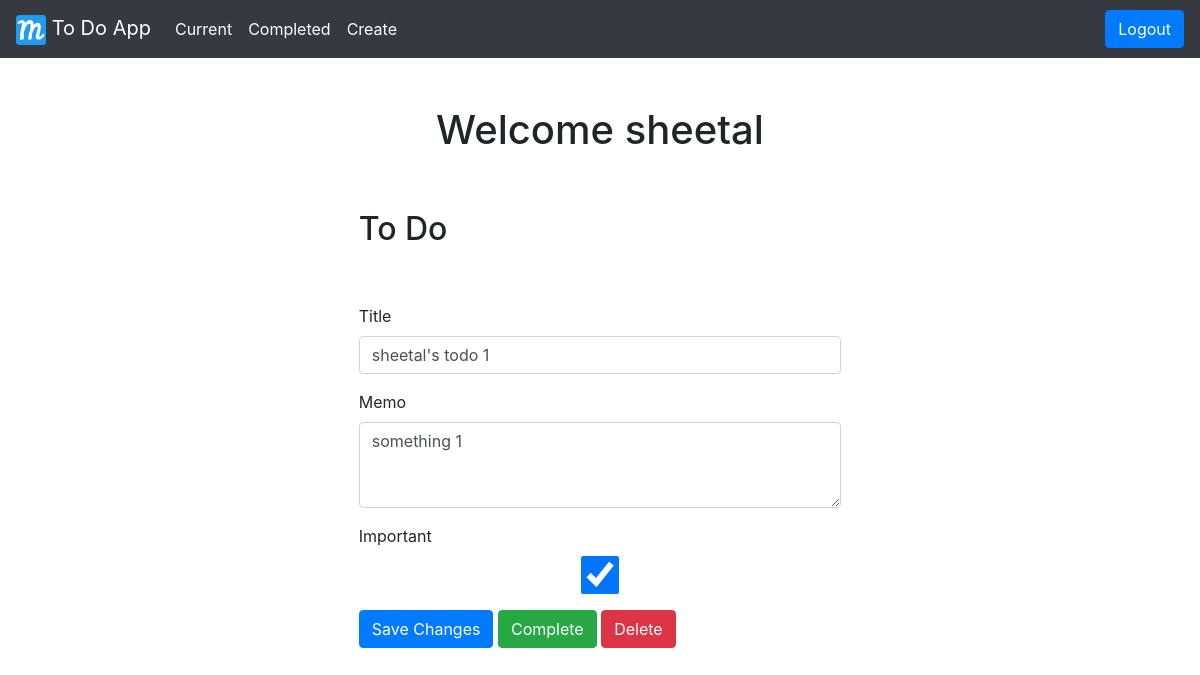
Screenshot of /todo/3/ (signed in) with the database file from the repository.
### todo/models.py (models this page shows, shortened)
class Todo(models.Model):
    title = models.CharField(max_length=100)
    memo = models.TextField(blank=True)
    created_date = models.DateTimeField(auto_now_add=True)
    important = models.BooleanField(default=False)
    completed_date = models.DateTimeField(null=True, blank=True)
    user = models.ForeignKey(User, on_delete=models.CASCADE)

### todo/views.py (the view, shortened to what this page needs)
# urls.py: path('todo/<int:todo_pk>/', views.viewtodo, name='viewtodo'),
@login_required
def viewtodo(request, todo_pk):
    todo=get_object_or_404(Todo, pk=todo_pk, user = request.user)
    if request.method == 'GET':
        form = TodoForm(instance=todo)
        return render(request, 'todo/detail.html', {'todo':todo, 'form':form})

### todo/forms.py
class TodoForm(ModelForm):
    class Meta:
        model = Todo
        fields = ['title','memo','important']

### todo/templates/todo/detail.html (shortened to what this page needs)
{% extends 'todo/base.html' %}
{% block content %}
<div class="row justify-content-center mt-5">
    <div class="col-md-5">
        <h2>To Do</h2>
    </div>
</div>
<div class="row justify-content-center mt-5">
    <div class="col-md-5">
        <form method="POST">
            <div class="form-group">
                <label for="title">Title</label>
                <input type="text" name="title" class="form-control" id="id_title" value="{{ todo.title }}" required>
            </div>
            <div class="form-group">
                <label for="memo">Memo</label>
                <textarea name="memo" class="form-control" id="id_memo" rows="3">{{ todo.memo }}</textarea>
            </div>
            <div class="form-group">
                <label for="important">Important</label>
                <input type="checkbox" name="important" class="form-control" id="id_important" {% if todo.important %}checked{% endif %}>
            </div>
            <button type="submit" class="btn btn-primary">Save Changes</button>
            <button type="button" class="btn btn-success" onclick="$('#complete').click()">Complete</button>
            <button type="button" class="btn btn-danger" onclick="$('#delete').click()">Delete</button>
        </form>
    </div>
</div>
{% endblock %}

### todo/templates/todo/base.html (shortened to what this page needs)
<!DOCTYPE html>
{% load static %}
<html lang="en" dir="ltr">
  <head>
    <link rel="stylesheet" href="https://stackpath.bootstrapcdn.com/bootstrap/4.5.0/css/bootstrap.min.css">
  </head>
  <body>
    <nav class="navbar navbar-expand-lg navbar-dark bg-dark">
      <a class="navbar-brand" href="{% url 'home' %}">
        <img src="{% static '/todo/android-chrome-192x192.png'%}" width="30" height="30" alt="" loading="lazy">
          To Do App</a>
    {% if user.is_authenticated %}
    <div class="collapse navbar-collapse" id="navbarNav">
    <ul class="navbar-nav">
      <li class="nav-item active">
        <a class="nav-link" href="{% url 'currenttodos' %}">Current</a>
      </li>
      <li class="nav-item active">
        <a class="nav-link" href="{% url 'completedtodos' %}">Completed</a>
      </li>
      <li class="nav-item active">
        <a class="nav-link" href="{% url 'createtodo' %}">Create</a>
      </li>
    </ul>
  </div>
  <form class="form-inline" action="{% url 'logoutuser' %}" method="POST">
    <button class="btn btn-primary my-2 my-sm-0" type="submit">Logout</button>
  </form>
    {% endif %}
</nav>
{% if user.is_authenticated %}
<div class="row justify-content-center mt-5">
    <div class="row justify-content-center">
      <h1>Welcome {{ user.username }}</h1>
    </div>
</div>
{% endif %}
    {% block content %}{% endblock %}
  </body>
</html>

### rows the page displays
Todo: title "sheetal's todo 1", memo "something 1", important "☑"

### other values shown
{{ user.username }} "sheetal"
